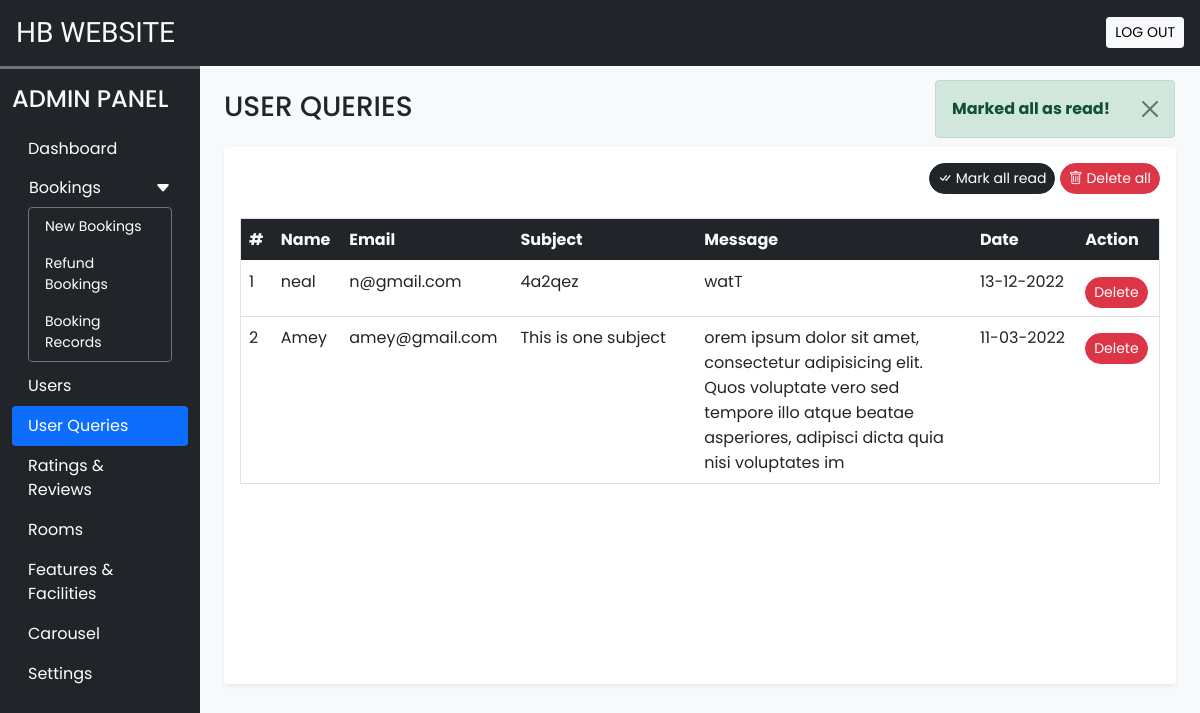
/admin/user_queries.php?seen=all (signed in), run on the app's committed database.
### tables this page shows
CREATE TABLE IF NOT EXISTS `user_queries` (
  `sr_no` int NOT NULL AUTO_INCREMENT,
  `name` varchar(50) NOT NULL,
  `email` varchar(150) NOT NULL,
  `subject` varchar(200) NOT NULL,
  `message` varchar(500) NOT NULL,
  `datentime` datetime NOT NULL DEFAULT CURRENT_TIMESTAMP,
  `seen` tinyint NOT NULL DEFAULT '0',
  PRIMARY KEY (`sr_no`)
);

### admin/inc/db_config.php (called while the page is built, shortened)
<?php
  function filteration($data){
    foreach($data as $key => $value){
      $value = trim($value);
      $value = stripslashes($value);
      $value = strip_tags($value);
      $value = htmlspecialchars($value);
      $data[$key] = $value;
    }
  return $data;
  }
  function update($sql,$values,$datatypes)
  {
    $con = $GLOBALS['con'];
    if($stmt = mysqli_prepare($con,$sql))
    {
      mysqli_stmt_bind_param($stmt,$datatypes,...$values);
      if(mysqli_stmt_execute($stmt)){
        $res = mysqli_stmt_affected_rows($stmt);
        return $res;
      }
      else{
        mysqli_stmt_close($stmt);
        die("Query cannot be executed - Update");
      }
    }
    else{
      die("Query cannot be prepared - Update");
    }
  }
?>

### admin/user_queries.php (the view, shortened to what this page needs)
<?php
  require('inc/essentials.php');
  require('inc/db_config.php');
  if(isset($_GET['seen']))
  {
    $frm_data = filteration($_GET);
    if($frm_data['seen']=='all'){
      $q = "UPDATE `user_queries` SET `seen`=?";
      $values = [1];
      if(update($q,$values,'i')){
        alert('success','Marked all as read!');
      }
      else{
        alert('error','Operation Failed!');
      }
    }
  }
?>
<!DOCTYPE html>
<html lang="en">
<head>
  <?php require('inc/links.php'); ?>
</head>
<body class="bg-light">
  <?php require('inc/header.php'); ?>
  <div class="container-fluid" id="main-content">
    <div class="row">
      <div class="col-lg-10 ms-auto p-4 overflow-hidden">
        <h3 class="mb-4">USER QUERIES</h3>
        <div class="card border-0 shadow-sm mb-4">
          <div class="card-body">
            <div class="text-end mb-4">
              <a href="?seen=all" class="btn btn-dark rounded-pill shadow-none btn-sm">
                <i class="bi bi-check-all"></i> Mark all read
              </a>
              <a href="?del=all" class="btn btn-danger rounded-pill shadow-none btn-sm">
                <i class="bi bi-trash"></i> Delete all
              </a>
            </div>
            <div class="table-responsive-md" style="height: 450px; overflow-y: scroll;">
              <table class="table table-hover border">
                <thead class="sticky-top">
                  <tr class="bg-dark text-light">
                    <th scope="col">#</th>
                    <th scope="col">Name</th>
                    <th scope="col">Email</th>
                    <th scope="col" width="20%">Subject</th>
                    <th scope="col" width="30%">Message</th>
                    <th scope="col">Date</th>
                    <th scope="col">Action</th>
                  </tr>
                </thead>
                <tbody>
                  <?php
                    $q = "SELECT * FROM `user_queries` ORDER BY `sr_no` DESC";
                    $data = mysqli_query($con,$q);
                    $i=1;
                    while($row = mysqli_fetch_assoc($data))
                    {
                      $date = date('d-m-Y',strtotime($row['datentime']));
                      $seen='';
                      $seen.="<a href='?del=$row[sr_no]' class='btn btn-sm rounded-pill btn-danger mt-2'>Delete</a>";
                      echo<<<query
                        <tr>
                          <td>$i</td>
                          <td>$row[name]</td>
                          <td>$row[email]</td>
                          <td>$row[subject]</td>
                          <td>$row[message]</td>
                          <td>$date</td>
                          <td>$seen</td>
                        </tr>
                      query;
                      $i++;
                    }
                  ?>
                </tbody>
              </table>
            </div>
          </div>
        </div>
      </div>
    </div>
  </div>
</body>
</html>

### admin/css/common.css (style rules this page uses)
:root { --teal: #2ec1ac; --teal_hover: #279e8c; }
* { font-family: 'Poppins', sans-serif; }

### data on the page
user_queries: name "neal", email "n@gmail.com", subject "4a2qez", message "watT", datentime "13-12-2022"
user_queries: name "Amey", email "amey@gmail.com", subject "This is one subject", message "orem ipsum dolor sit amet, consectetur adipisicing elit. Quos voluptate vero sed tempore illo atque beatae asperiores, adipisci dicta quia nisi voluptates im", datentime "11-03-2022"

### other printed values
$msg "Marked all as read!"
